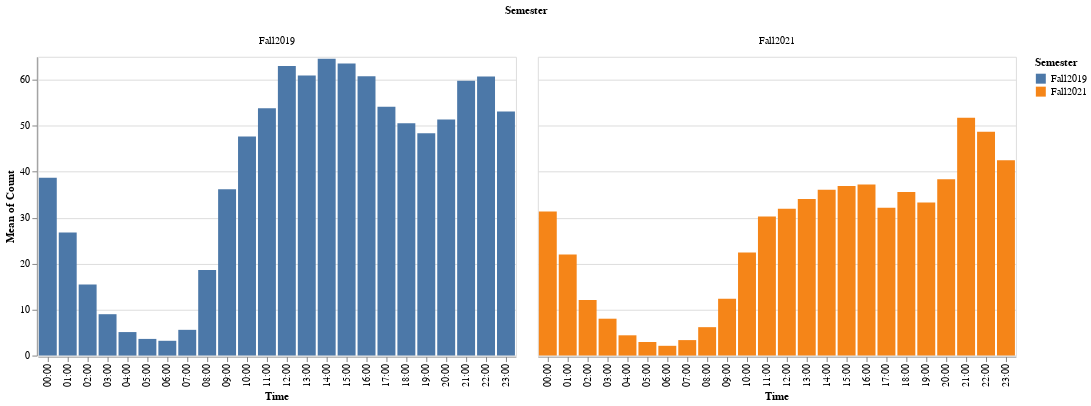

Notebook source saved alongside this figure:
### Code cell
hist = alt.Chart(df.sample(5000)).mark_bar().encode(
    alt.X("Time:O"),
    alt.Y("mean(Count):Q"),
    alt.Color('Semester:N'),
    column='Semester:N',
    tooltip=['mean(Count)']
)
hist

### Figure 1 — Vega-Lite specification as saved in the notebook (floating-point values rounded to 4 significant figures; data arrays with more than 128 entries replaced by an {"elided": "..."} marker saying what was removed)
{"config": {"view": {"continuousWidth": 400, "continuousHeight": 300}}, "data": {"name": "data-88c9aa7a5550390b7b652e84169b3681"}, "mark": "bar", "encoding": {"color": {"type": "nominal", "field": "Semester"}, "column": {"type": "nominal", "field": "Semester"}, "tooltip": [{"type": "nominal", "aggregate": "mean", "field": "Count"}], "x": {"type": "ordinal", "field": "Time"}, "y": {"type": "quantitative", "aggregate": "mean", "field": "Count"}}, "$schema": "https://vega.github.io/schema/vega-lite/v4.8.1.json", "datasets": {"data-88c9aa7a5550390b7b652e84169b3681": {"elided": "5000 records"}}}
